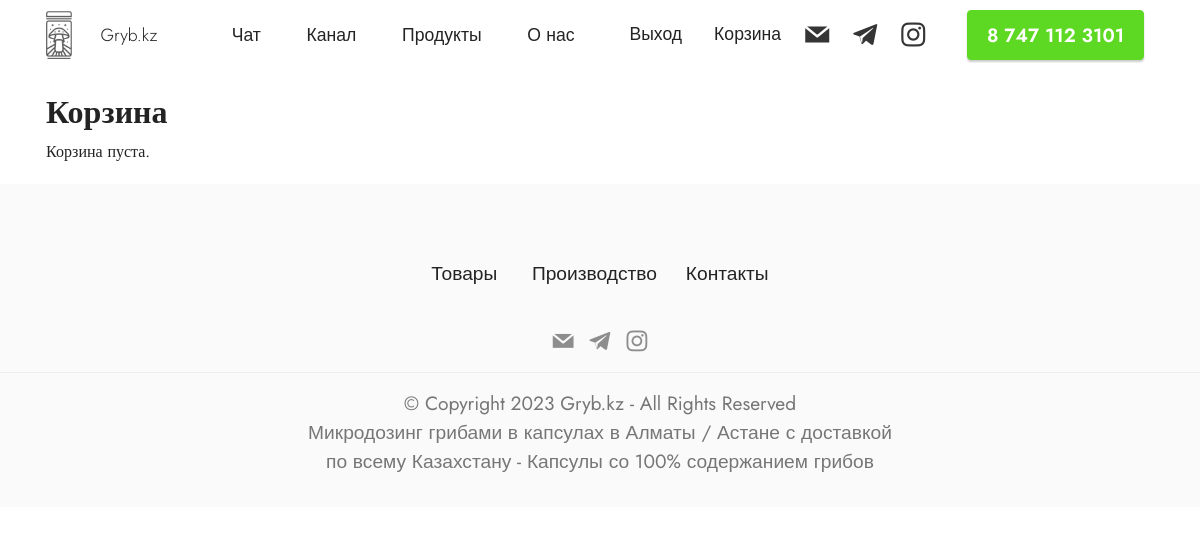
The page /cart/ (signed in) on the database as committed earlier.
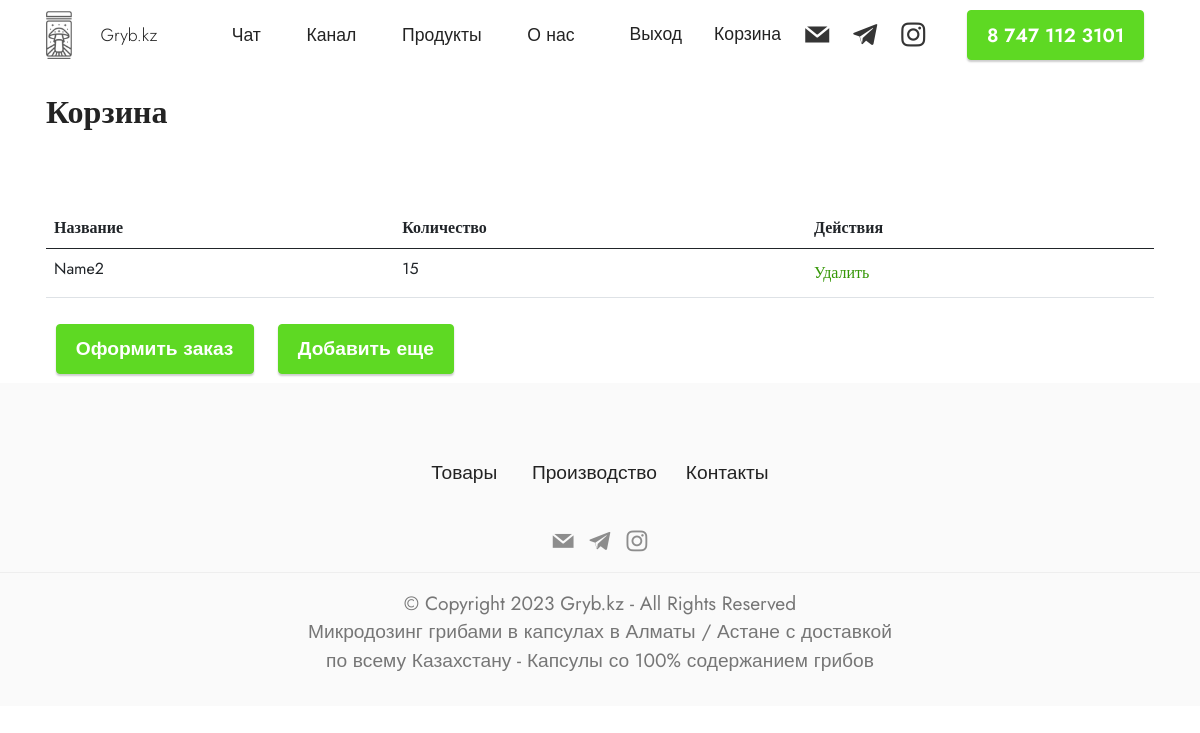
The same page on the database as committed later.
### gryb_app/models.py (models this page shows, shortened)
class Cart(models.Model):
    user = models.ForeignKey(User, on_delete=models.CASCADE)
    item = models.ForeignKey(Product, on_delete=models.CASCADE)
    quantity = models.PositiveIntegerField()

class Product(models.Model):
    name = models.CharField('Наименование', max_length=255)
    image = models.ImageField('Изображение', upload_to='product_images/')
    group = models.CharField('Группа', max_length=100)
    price = models.DecimalField('Цена', max_digits=10, decimal_places=2)
    description = models.TextField('Описание', null=True)
    compound = models.TextField('Состав', null=True)
    application = models.TextField('Показания к применению', null=True)
    contraindications = models.TextField('Противопоказания', null=True)
    doza = models.TextField('Способ приминения и дозировка', null=True)
    class Meta:
        verbose_name = 'Товар'
        verbose_name_plural = 'Товары'

### gryb_app/views.py (the view)
# urls.py: path('cart/', views.cart, name='cart'),
@login_required
def cart(request):
    cart_items = Cart.objects.filter(user=request.user)
    return render(request, 'gryb_app/cart.html', {'cart_items': cart_items})

### gryb_app/templates/gryb_app/cart.html
{% extends 'gryb_app/base.html' %}
{% load static %}
{% block content %}
<br><br><br><br>
<div class="container">
    <div class="card-wrapper">
        <h2>Корзина</h2>
        {% if cart_items %}
            <br>
            <br>
            <br>
            <table class="table">
                <thead>
                    <tr>
                        <th>Название</th>
                        <th>Количество</th>
                        <th>Действия</th>
                    </tr>
                </thead>
                <tbody>
                    {% for cart_item in cart_items %}
                        <tr>
                            <td>{{ cart_item.item.name }}</td>
                            <td>{{ cart_item.quantity }}</td>
                            <td>
                                <a href="{% url 'gryb_app:remove_from_cart' cart_item.pk %}">Удалить</a>
                            </td>
                        </tr>
                    {% empty %}
                        <tr>
                            <td colspan="3">Корзина пуста.</td>
                        </tr>
                    {% endfor %}
                </tbody>
            </table>
            <a href="{% url 'gryb_app:checkout' %}" class="btn item-btn btn-secondary display-7">Оформить заказ</a>
            <a href="{% url 'gryb_app:home' %}#section1" class="btn item-btn btn-secondary display-7">Добавить еще</a>
        {% else %}
            <p>Корзина пуста.</p>
        {% endif %}
    </div>
</div>
{% endblock %}

### gryb_app/templates/gryb_app/base.html (shortened to what this page needs)
{% load static %}
<!DOCTYPE html>
<html lang="ru" >
<head>
  <link rel="stylesheet" href="{% static 'web/assets/mobirise-icons2/mobirise2.css' %}">
  <link rel="stylesheet" href="{% static 'bootstrap/css/bootstrap.min.css' %}">
  <link rel="stylesheet" href="{% static 'bootstrap/css/bootstrap-grid.min.css' %}">
  <link rel="stylesheet" href="{% static 'bootstrap/css/bootstrap-reboot.min.css' %}">
  <link rel="stylesheet" href="{% static 'bootstrap/css/bootstrap-reboot.min.css' %}">
  <link rel="stylesheet" href="{% static 'parallax/jarallax.css' %}">
  <link rel="stylesheet" href="{% static 'dropdown/css/style.css' %}">
  <link rel="stylesheet" href="{% static 'socicon/css/styles.css' %}">
  <link rel="stylesheet" href="{% static 'theme/css/style.css' %}">
  <link rel="preload" as="style" href="{% static 'mobirise/css/mbr-additional.css' %}"><link rel="stylesheet" href="{% static 'mobirise/css/mbr-additional.css' %}" type="text/css">
</head>
<body>
<section data-bs-version="5.1" class="menu menu2 cid-sNZjU2ntpp" once="menu" id="menu2-b">
    <nav class="navbar navbar-dropdown navbar-fixed-top navbar-expand-lg">
        <div class="container">
            <div class="navbar-brand">
                <span class="navbar-logo">
                    <a href="https://gryb.kz#top">
                        <img src="{% static 'images/80x150.png' %}" alt="микродозинг мухоморов, микродозинг мухомором, микродозинг мухоморами, микродозинг, микродозинг мухоморами купить, мухоморный микродозинг, микродозинг мухомор купить, аманита микродозинг, грибной микродозинг, ежовик микродозинг, купить микродозинг, микродозинг в капсулах, микродозинг грибов, микродозинг красного мухомора, мухоморный микродозинг купить, пантерный микродозинг, микродозинг грибами, микродозинг купить, микродозинг мухоморов цена" style="height: 3rem;">
                    </a>
                </span>
                <span class="navbar-caption-wrap"><a class="nav-link link text-black text-primary display-4" href="https://gryb.kz#top">Gryb.kz</a></span>
            </div>
            <div class="collapse navbar-collapse" id="navbarSupportedContent">
                <ul class="navbar-nav nav-dropdown" data-app-modern-menu="true" >
                    <li class="nav-item"><a class="nav-link link text-black text-primary display-4 " style="font-weight:300;" href="https://t.me/grybkzchat" rel="nofollow">Чат</a></li>
                    <li class="nav-item"><a class="nav-link link text-black text-primary display-4" style="font-weight:300;" href="https://t.me/grybkzchanel" rel="nofollow">Канал</a></li>
                    <li class="nav-item"><a class="nav-link link text-black text-primary display-4" style="font-weight:300;" href="{% url 'gryb_app:home' %}#section1" rel="nofollow">Продукты</a></li>
                    <li class="nav-item"><a class="nav-link link text-black text-primary display-4" style="font-weight:300;" href="{% url 'gryb_app:abaut' %}" rel="nofollow">О нас</a></li>
                </ul>
                <div class="icons-menu">
                    {% if user.is_authenticated %}
                        <a class="nav-item" href="{% url 'gryb_app:logout' %}">
                            <span class="nav-link link text-black text-primary display-4">Выход</span>
                        </a>
                        <a class="nav-item" href="{% url 'gryb_app:cart' %}">
                            <span class="nav-link link text-black text-primary display-4">Корзина</span>
                        </a>
                    {% else %}
                        <a class="nav-item" href="{% url 'gryb_app:login' %}">
                            <span class="nav-link link text-black text-primary display-4">Вход</span>
                        </a>
                    {% endif %}
                    <a class="iconfont-wrapper" href="mailto:Gryb.kz@gmail.com">
                        <span class="p-2 mbr-iconfont socicon-mail socicon"></span>
                    </a>
                    <a class="iconfont-wrapper" href="https://t.me/grybkz" rel="nofollow">
                        <span class="p-2 mbr-iconfont socicon-telegram socicon"></span>
                    </a>
                    <a class="iconfont-wrapper" href="https://instagram.com/grybkz?utm_medium=copy_link" rel="nofollow">
                        <span class="p-2 mbr-iconfont socicon-instagram socicon"></span>
                    </a>
                </div>
                <div class="navbar-buttons mbr-section-btn"><a class="btn btn-secondary display-7" href="tel:+77471123101">8 747 112 3101</a></div>
            </div>
        </div>
    </nav>
</section>
<main>
        {% block content %}
        {% endblock %}
</main>
<section data-bs-version="5.1" class="footer5 cid-sNZmzVKGhh mbr-reveal" once="footers" id="footer5-o">
    <div class="container">
      <div class="media-container-row">
        <div class="col-11 col-6">
          <p class="mbr-text align-center links mbr-fonts-style display-7">
                    <span style="display: inline-block; text-align: center;">
                        <a href="https://gryb.kz#features3-17" class="text-black text-primary">Товары</a>
                        <a href="https://gryb.kz#timeline1-9" class="text-black text-primary">Производство</a>
                        <a href="https://gryb.kz#form3-a" class="text-black">&nbsp;Контакты</a>
                    </span>
                </p>
                <br><br>
        </div>
      </div>
    </div>
        <div class="footer-lower">
            <div class="media-container-row">
                <div class="col-md-12">
                    <hr>
                </div>
            </div>
            <div class="media-container-row">
                <div class="col-md-6 copyright">
                    <p class="mbr-text mbr-fonts-style display-7 text-center">
                        © Copyright 2023 Gryb.kz - All Rights Reserved<br>
                        Микродозинг грибами в капсулах в Алматы / Астане с доставкой по всему Казахстану - Капсулы со 100% содержанием грибов
                    </p>
                </div>
            </div>
            <div class="col-md-6">
                <div class="social-list align-right" style="position: absolute; top: 50%; left: 50%; transform: translate(-50%, -50%);">
                    <div class="soc-item">
                        <a href="mailto:Gryb.kz@gmail.com">
                            <span class="mbr-iconfont mbr-iconfont-social socicon-mail socicon"></span>
                        </a>
                    </div>
                    <div class="soc-item">
                        <a href="https://t.me/grybkz" rel="nofollow">
                            <span class="mbr-iconfont mbr-iconfont-social socicon-telegram socicon"></span>
                        </a>
                    </div>
                    <div class="soc-item">
                        <a href="https://instagram.com/grybkz" rel="nofollow">
                            <span class="mbr-iconfont mbr-iconfont-social socicon-instagram socicon"></span>
                        </a>
                    </div>
                </div>
            </div>
            </div>
</section>
</html>

### gryb_app/static/dropdown/css/style.css (style rules this page uses)
.navbar-dropdown { left: 0; padding: 0; position: absolute; right: 0; top: 0; transition: all 0.45s ease; z-index: 1030; background: #282828; }
.navbar-dropdown .navbar-logo { margin-right: 0.8rem; transition: margin 0.3s ease-in-out; vertical-align: middle; }
.navbar-dropdown .navbar-logo img { height: 3.125rem; transition: all 0.3s ease-in-out; }
.navbar-dropdown.navbar-fixed-top { position: fixed; }
.navbar-dropdown .navbar-brand span { vertical-align: -4px; }
.nav-dropdown { font-size: 0.75rem; font-weight: 500; height: auto !important; }
.nav-dropdown .link { margin: .667em 1.667em; font-weight: 500; padding: 0; transition: color .2s ease-in-out; }
.nav-dropdown .link::after, .nav-dropdown .dropdown-item::after { color: inherit; }

### gryb_app/static/theme/css/style.css (style rules this page uses)
section { background-color: #ffffff; }
body { font-style: normal; line-height: 1.5; font-weight: 400; color: #232323; position: relative; }
section, .container, .container-fluid { position: relative; word-wrap: break-word; }
a { font-style: normal; font-weight: 400; cursor: pointer; }
a, a:hover { text-decoration: none; }
.mbr-text { font-style: normal; line-height: 1.7; }
h1, h2, h3, h4, h5, h6 { line-height: 1; word-break: break-word; word-wrap: break-word; font-weight: bold; }
.display-1, .display-2, .display-4, .display-5, .display-7, span, p, a { line-height: 2; word-break: break-word; word-wrap: break-word; }
section { background-position: 50% 50%; background-repeat: no-repeat; background-size: cover; }
.align-center { text-align: center; }
.align-right { text-align: right; }
.media-container-row { display: flex; flex-direction: row; flex-wrap: wrap; justify-content: center; align-content: center; align-items: start; }
@media (min-width: 992px) { .media-container-row { flex-wrap: nowrap; } }
img, iframe { display: block; width: 100%; }
.mbr-section-btn { margin-left: -0.6rem; margin-right: -0.6rem; font-size: 0; }
.btn { font-weight: 600; border-width: 1px; font-style: normal; margin: 0.6rem 0.6rem; white-space: normal; transition: all 0.2s ease-in-out; display: inline-flex; align-items: center; justify-content: center; word-break: break-word; }
nav .mbr-section-btn { margin-left: 0rem; margin-right: 0rem; }
.menu .navbar-brand { display: -webkit-flex; }
.menu .navbar-brand span { display: flex; display: -webkit-flex; }
.menu .navbar-brand .navbar-caption-wrap { display: -webkit-flex; }
.menu .navbar-brand .navbar-logo img { display: -webkit-flex; width: auto; }
@media (min-width: 992px) { .menu .navbar-nav.nav-dropdown { display: -webkit-flex; } }
.navbar { display: -webkit-flex; -webkit-flex-wrap: wrap; -webkit-align-items: center; -webkit-justify-content: space-between; }
.navbar-collapse { -webkit-flex-basis: 100%; -webkit-flex-grow: 1; -webkit-align-items: center; }
.nav-dropdown .link { padding: 0.667em 1.667em !important; margin: 0 !important; }
.card-wrapper { -webkit-flex: 1; }
html, body { height: auto; min-height: 100vh; }
ul, ol, pre, blockquote { margin-bottom: 2.3125rem; }
@media (min-width: 992px) { .container { padding-left: 16px; padding-right: 16px; } }
.card-wrapper, .item-wrapper { overflow: hidden; }

Rows that differ between the two databases and show on the page:
added Cart: item.name "Name2", quantity "15"
Other text that changed with them:
text no longer shown: "Корзина пуста."
text now shown: "Название Количество Действия Оформить заказ Добавить еще"
